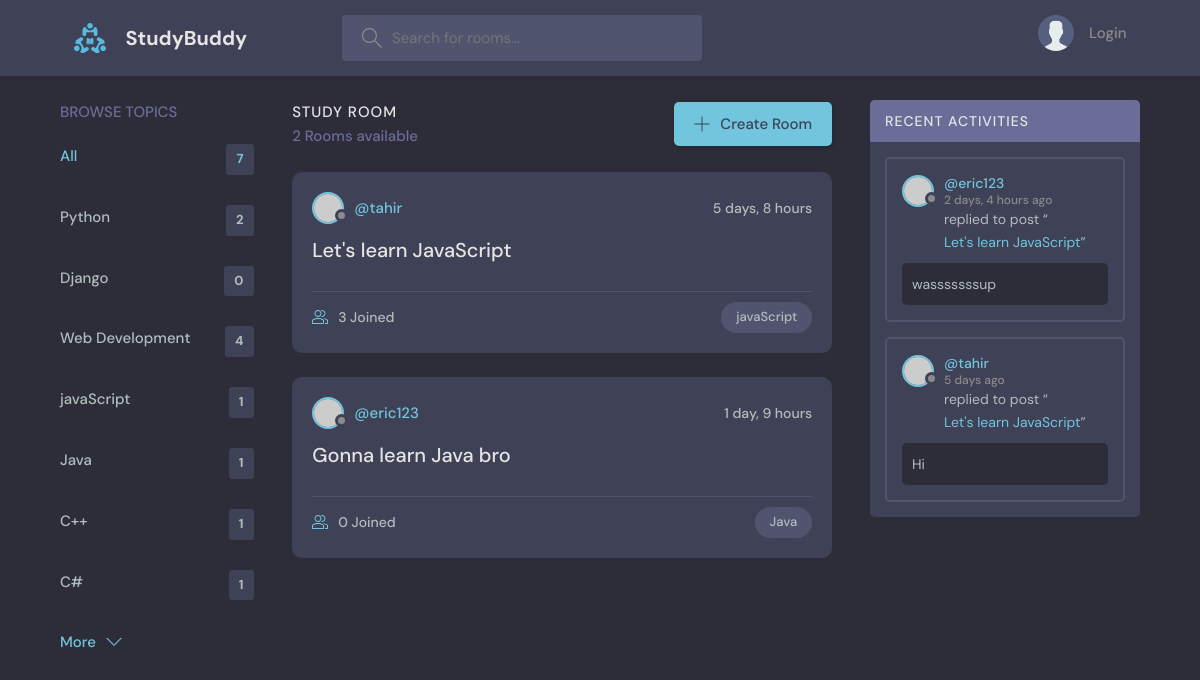
Screenshot of /?q=Java with the database file from the repository.
### base/models.py (models this page shows, shortened)
class Topic(models.Model):
    name = models.CharField(max_length=200)

class Room(models.Model):
    host = models.ForeignKey(User, on_delete=models.SET_NULL, null=True)
    topic = models.ForeignKey(Topic, on_delete=models.SET_NULL, null=True) # a room can only have one topic
    name = models.CharField(max_length=200)
    description = models.TextField(null=True, blank=True)   # blanks allowed
    participants = models.ManyToManyField(User, related_name='participants', blank=True)
    updated = models.DateTimeField(auto_now=True)   # timestamp for when saved
    created = models.DateTimeField(auto_now_add=True)   # timestamp for when created
    def __str__(self):
        return self.name

class Message(models.Model):
    user = models.ForeignKey(User, on_delete=models.CASCADE) # note that we are using the default django User as imported
    room = models.ForeignKey(Room, on_delete=models.CASCADE) # one to many relationship, related to Room. CASCADE - when a room is deleted, all its messages are deleted
    body = models.TextField()
    updated = models.DateTimeField(auto_now=True)   # timestamp for when saved
    created = models.DateTimeField(auto_now_add=True)   # timestamp for when created
    class Meta:
        ordering = ['-updated', '-created'] # dash is descending order

### base/views.py (the view)
# urls.py: path('', views.home, name="home"),
def home(request):
    q = request.GET.get('q') if request.GET.get('q') != None else ''
    rooms = Room.objects.filter(Q(topic__name__icontains=q) |
                                Q(name__icontains=q) |
                                Q(description__icontains=q)
                                )
    topics = Topic.objects.all()
    room_count = rooms.count()
    room_messages = Message.objects.filter(Q(room__topic__name__icontains=q)) # allows us to only see recent activity for the individual room
    context = {'rooms': rooms, 'topics': topics, 'room_count': room_count,
               'room_messages': room_messages}
    return render(request, 'base/home.html', context)

### base/templates/base/home.html (shortened to what this page needs)
{% extends 'main.html' %} {% block content %}
<main class="layout layout--3">
  <div class="container">
    {% include 'base/topics_component.html' %}
    <div class="roomList">
      <div class="roomList__header">
        <div>
          <h2>Study Room</h2>
          <p>{{room_count}} Rooms available</p>
        </div>
        <a class="btn btn--main" href="{% url 'create-room' %}">
          <svg
            version="1.1"
            xmlns="http://www.w3.org/2000/svg"
            width="32"
            height="32"
            viewBox="0 0 32 32"
          >
            <title>add</title>
            <path
              d="M16.943 0.943h-1.885v14.115h-14.115v1.885h14.115v14.115h1.885v-14.115h14.115v-1.885h-14.115v-14.115z"
            ></path>
          </svg>
          Create Room
        </a>
      </div>
      {% include 'base/feed_component.html' %}
    </div>
    {% include 'base/activity_component.html' %}
  </div>
</main>
{% endblock %}

### base/templates/base/topics_component.html
<div class="topics">
  <div class="topics__header">
    <h2>Browse Topics</h2>
  </div>
  <ul class="topics__list">
    <li>
      <a href="{% url 'home' %}" class="active">All <span>{{topics.count}}</span></a>
    </li>
    {% for topic in topics %}
    <li>
      <a href="{% url 'home' %}?q={{topic.name}}">{{topic.name}} <span>{{topic.room_set.all.count}}</span></a>
    </li>
    {% endfor %}
  </ul>
  <a class="btn btn--link" href="topics.html">
    More
    <svg
      version="1.1"
      xmlns="http://www.w3.org/2000/svg"
      width="32"
      height="32"
      viewBox="0 0 32 32"
    >
      <title>chevron-down</title>
      <path d="M16 21l-13-13h-3l16 16 16-16h-3l-13 13z"></path>
    </svg>
  </a>
</div>

### base/templates/base/feed_component.html (shortened to what this page needs)
{% for room in rooms %}
<div class="roomListRoom">
  <div class="roomListRoom__header">
    <a href="{% url 'user-profile' room.host.id %}" class="roomListRoom__author">
      <div class="avatar avatar--small">
        <img src="https://randomuser.me/api/portraits/women/11.jpg" />
      </div>
      <span>@{{room.host.username}}</span>
    </a>
    <div class="roomListRoom__actions">
      <span>{{room.created|timesince}}</span>
    </div>
  </div>
  <div class="roomListRoom__content">
    <a href="{% url 'room' room.id %}">{{room.name}}</a>
  </div>
  <div class="roomListRoom__meta">
    <a href="{% url 'room' room.id %}" class="roomListRoom__joined">
      {{room.participants.all.count}} Joined
    </a>
    <p class="roomListRoom__topic">{{room.topic.name}}</p>
  </div>
</div>
{% endfor %}

### base/templates/base/activity_component.html (shortened to what this page needs)
<div class="activities">
  <div class="activities__header">
    <h2>Recent Activities</h2>
  </div>
  {% for message in room_messages %}
  <div class="activities__box">
    <div class="activities__boxHeader roomListRoom__header">
      <a
        href="{% url 'user-profile' message.user.id %}"
        class="roomListRoom__author"
      >
        <div class="avatar avatar--small">
          <img src="https://randomuser.me/api/portraits/women/11.jpg" />
        </div>
        <p>
          @{{message.user}}
          <span>{{message.created|timesince}} ago</span>
        </p>
      </a>
    </div>
    <div class="activities__boxContent">
      <p>
        replied to post “<a href="{% url 'room' message.room.id %}">{{message.room}}</a>”
      </p>
      <div class="activities__boxRoomContent">
        {{message.body}}
      </div>
    </div>
  </div>
  {% endfor %}
</div>

### rows the page displays
Topic: name "Python", room_set.all.count "2"
Topic: name "Django", room_set.all.count "0"
Topic: name "Web Development", room_set.all.count "4"
Topic: name "javaScript", room_set.all.count "1"
Topic: name "Java", room_set.all.count "1"
Topic: name "C++", room_set.all.count "1"
Topic: name "C#", room_set.all.count "1"
Room: host.username "tahir", created "5 days, 8 hours", name "Let's learn JavaScript", participants.all.count "3", topic.name "javaScript"
Room: host.username "eric123", created "1 day, 9 hours", name "Gonna learn Java bro", participants.all.count "0", topic.name "Java"
Message: user "eric123", created "2 days, 4 hours", room "Let's learn JavaScript", body "wasssssssup"
Message: user "tahir", created "5 days", room "Let's learn JavaScript", body "Hi"

### other values shown
{{ topics.count }} "7"
{{ room_count }} "2"
